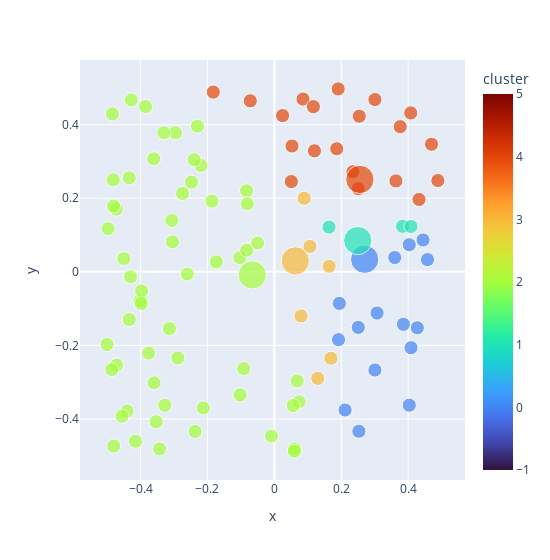

Here is the notebook cell this chart was saved with:
### Markdown cell above
That's our starting points.  Then what we'll do is, we'll color each point according to which centroid it's closest to. 

> Yes, this can be *very slow* for lots of points in many dimensions. There is a whole field of study of how to speed up "nearest neighbors" types of algorithms.  We're going to keep it simple for this demo:

### Code cell
#| code-fold: true
#| code-summary: "Show the code"
#| label: fig-kmeans-first
#| fig-cap: "First step in k-means: Assign 'membership' of datapoints to different clusters based on which centroids (large dots) are nearest. Note that the 'centroids' in this graph aren't true centroids yet. We'll fix them in the next step after this."

def distance(p1, p2):
    "euclidean distance squared. we don't need the square root b/c we're only interested in ordering by distance"
    return np.sum((p1-p2)**2, axis=1)

def calc_cluster_membership(data, centroids):
    min_ds = 9999*np.ones(npoints)
    cluster_memb = np.zeros(npoints, dtype=int)-1
    for i, c in enumerate(centroids): # compute distances for all points
        ds = distance(data, c)
        inds = np.argwhere(ds < min_ds)
        if inds.size > 0: 
            min_ds[inds] = ds[inds]
            cluster_memb[inds] = i
    assert len(cluster_memb)==npoints # we're not including the centroids themselves here
    return cluster_memb

cluster_memb = calc_cluster_membership(datak, centroids)
plot_kmeans(datak, centroids, cluster_memb=cluster_memb)

### Figure 1 — Plotly figure (JSON) as saved in the notebook; plotly's stock layout.template omitted (floating-point values rounded to 4 significant figures)
{"data": [{"hovertemplate": "x=%{x}<br>y=%{y}<br>sizes=%{marker.size}<br>cluster=%{marker.color}<extra></extra>", "legendgroup": "", "marker": {"color": [2, 2, 2, 2, 2, 2, 2, 2, 2, 2, 4, 2, 4, 2, 2, 2, 0, 0, 4, 2, 4, 2, 2, 0, 2, 2, 2, 2, 2, 3, 2, 0, 2, 3, 0, 0, 2, 2, 0, 4, 1, 0, 2, 4, 1, 2, 2, 2, 0, 2, 2, 0, 1, 2, 4, 2, 4, 2, 4, 0, 2, 2, 0, 4, 2, 4, 2, 0, 0, 4, 2, 2, 2, 2, 2, 2, 2, 2, 2, 4, 2, 4, 2, 2, 3, 4, 3, 4, 3, 2, 3, 0, 2, 2, 4, 2, 4, 4, 2, 4, 0, 1, 2, 3, 4], "coloraxis": "coloraxis", "size": [1, 1, 1, 1, 1, 1, 1, 1, 1, 1, 1, 1, 1, 1, 1, 1, 1, 1, 1, 1, 1, 1, 1, 1, 1, 1, 1, 1, 1, 1, 1, 1, 1, 1, 1, 1, 1, 1, 1, 1, 1, 1, 1, 1, 1, 1, 1, 1, 1, 1, 1, 1, 1, 1, 1, 1, 1, 1, 1, 1, 1, 1, 1, 1, 1, 1, 1, 1, 1, 1, 1, 1, 1, 1, 1, 1, 1, 1, 1, 1, 1, 1, 1, 1, 1, 1, 1, 1, 1, 1, 1, 1, 1, 1, 1, 1, 1, 1, 1, 1, 4, 4, 4, 4, 4], "sizemode": "area", "sizeref": 0.01, "symbol": "circle"}, "mode": "markers", "name": "", "orientation": "v", "showlegend": false, "type": "scatter", "x": [-0.08298, -0.4999, -0.3532, -0.3137, -0.1032, -0.08081, -0.2955, -0.4726, -0.0827, -0.3596, 0.3007, -0.1866, 0.3764, -0.415, -0.3302, -0.4017, 0.4579, 0.1919, 0.1865, -0.4817, 0.4889, -0.2196, -0.3968, 0.4086, -0.2122, -0.4806, -0.2884, -0.008427, 0.07412, 0.08931, -0.3977, 0.1944, -0.45, 0.1638, 0.4446, 0.4034, -0.3607, -0.1023, 0.4275, 0.2508, 0.3833, 0.2509, -0.2301, -0.07191, 0.1634, -0.3853, -0.05009, -0.09186, 0.4034, -0.4971, -0.1734, 0.3859, 0.4085, -0.4842, 0.1909, -0.3277, 0.4326, -0.434, 0.2539, 0.2115, -0.4801, -0.4717, 0.36, 0.05282, -0.3758, 0.08576, 0.06103, 0.3006, 0.3071, 0.3635, 0.05624, -0.4401, -0.4554, -0.2743, 0.05972, -0.428, 0.0681, -0.2477, -0.3046, 0.47, -0.2602, 0.12, -0.3432, -0.43, 0.1063, -0.1826, 0.07975, 0.05095, 0.1692, -0.4337, 0.1297, 0.2528, -0.2397, -0.3066, 0.02467, -0.2367, 0.2351, 0.4078, -0.486, 0.1168, 0.2701, 0.2494, -0.066, 0.06259, 0.2557], "xaxis": "x", "y": [0.2203, -0.1977, -0.4077, -0.1544, 0.03882, 0.1852, 0.3781, 0.1705, 0.05869, -0.3019, 0.4683, 0.1923, 0.3946, -0.4609, 0.3781, -0.07889, 0.03317, -0.1845, 0.3346, 0.2501, 0.2482, 0.2893, -0.05211, -0.2064, -0.37, 0.1788, -0.2345, -0.4466, -0.3533, 0.1998, -0.08594, -0.08582, 0.0359, 0.01489, 0.08656, -0.3625, 0.3074, -0.3346, -0.1522, 0.226, 0.1237, -0.1511, 0.3959, 0.4648, 0.1217, 0.4495, 0.07839, -0.263, 0.07368, 0.1171, 0.02706, -0.1427, 0.1234, 0.4294, 0.4973, -0.3629, 0.1968, 0.2555, 0.423, -0.3757, -0.4738, -0.2538, 0.03883, 0.342, -0.2208, 0.4696, -0.4814, -0.267, -0.1121, 0.2471, -0.3635, -0.3787, -0.3925, 0.213, -0.4874, 0.4673, -0.2967, 0.2438, 0.08136, 0.3468, -0.00623, 0.329, -0.4814, -0.01365, 0.06885, 0.4886, -0.1199, 0.2453, -0.2351, -0.1299, -0.2898, -0.4335, 0.3048, 0.1395, 0.4248, -0.434, 0.2722, 0.432, -0.2656, 0.449, 0.03399, 0.08494, -0.008406, 0.02973, 0.2512], "yaxis": "y"}], "layout": {"coloraxis": {"cmax": 5, "cmin": -1, "colorbar": {"title": {"text": "cluster"}}, "colorscale": [[0, "#30123b"], [0.07143, "#4145ab"], [0.1429, "#4675ed"], [0.2143, "#39a2fc"], [0.2857, "#1bcfd4"], [0.3571, "#24eca6"], [0.4286, "#61fc6c"], [0.5, "#a4fc3b"], [0.5714, "#d1e834"], [0.6429, "#f3c63a"], [0.7143, "#fe9b2d"], [0.7857, "#f36315"], [0.8571, "#d93806"], [0.9286, "#b11901"], [1, "#7a0402"]]}, "legend": {"itemsizing": "constant", "tracegroupgap": 0}, "margin": {"t": 60}, "width": 550, "xaxis": {"anchor": "y", "domain": [0, 1], "title": {"text": "x"}}, "yaxis": {"anchor": "x", "domain": [0, 1], "title": {"text": "y"}}}}
